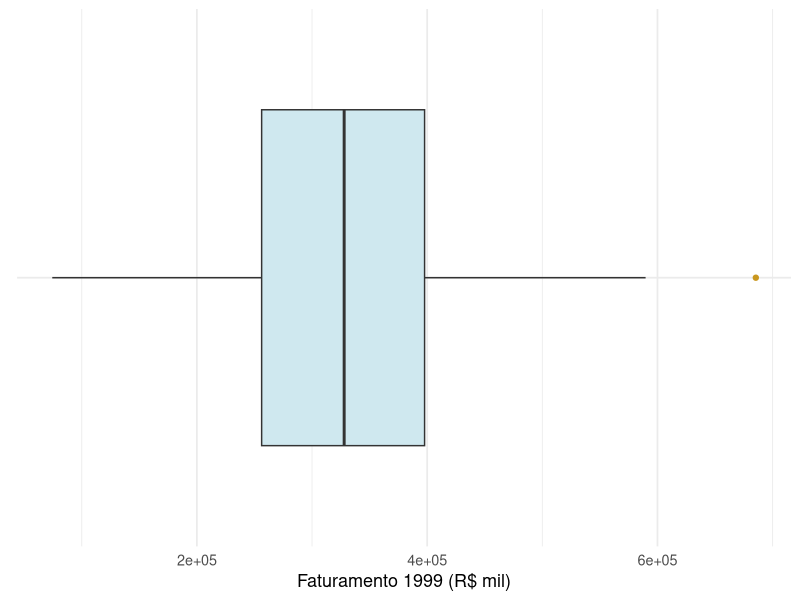
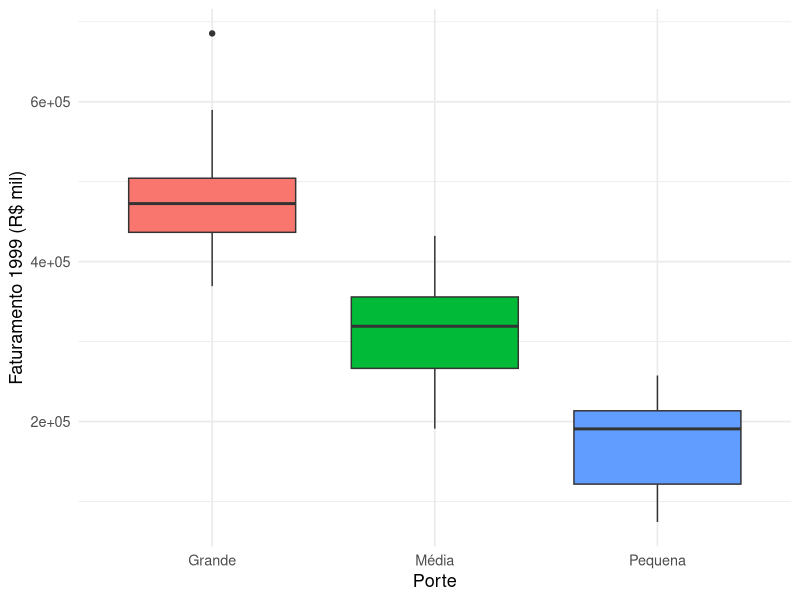

R code for these plots, in order:
## ---- chunk 1
knitr::opts_chunk$set(echo = TRUE, warning = FALSE, message = FALSE, fig.retina = 2, fig.height=4.2)
suppressPackageStartupMessages(library(tidyverse))
empresas <- read.csv("empresas.csv")
## ---- chunk 2
x <- c(18, 21, 23, 24, 28)
quantile(x, probs = c(0.25, 0.5), type = 2)  # type=2 replica o algoritmo dos 3 passos
## ---- chunk 3
ggplot(empresas, aes(x = "", y = faturamento99)) +
  geom_boxplot(fill = "#cfe8ef", outlier.color = "#c9971e") + coord_flip() +
  labs(x = NULL, y = "Faturamento 1999 (R$ mil)") + theme_minimal(base_size = 13)
## ---- chunk 4
ggplot(empresas, aes(x = porte, y = faturamento99, fill = porte)) +
  geom_boxplot(show.legend = FALSE) +
  labs(x = "Porte", y = "Faturamento 1999 (R$ mil)") + theme_minimal(base_size = 13)
## ---- chunk 5
quantile(empresas$faturamento99, probs = c(.25, .5, .75))
IQR(empresas$faturamento99)
